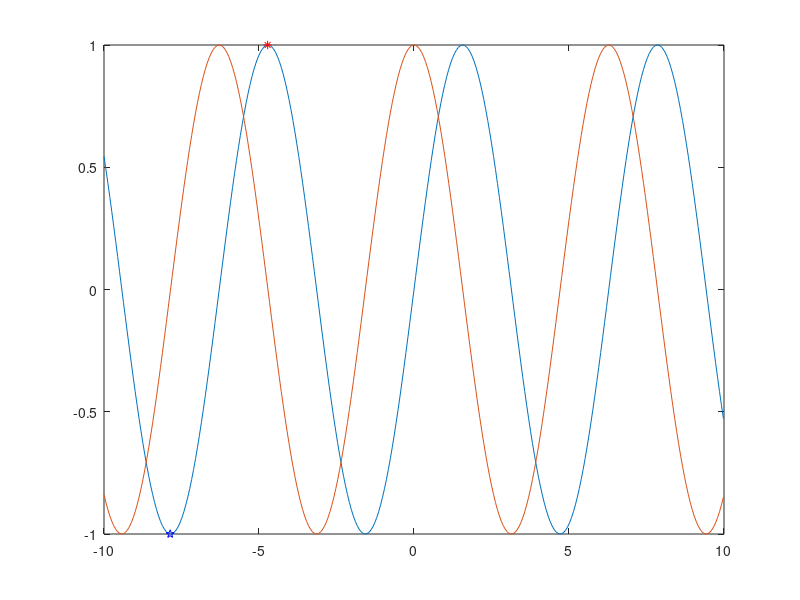
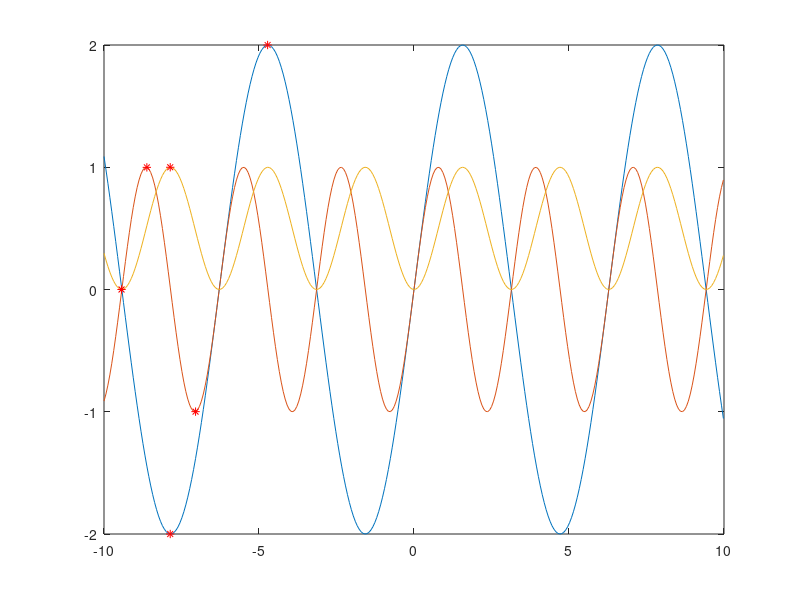
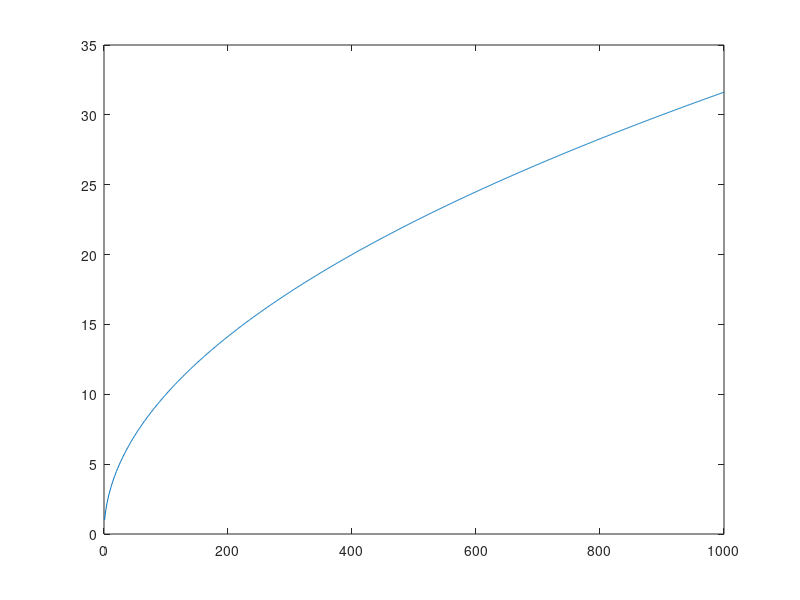
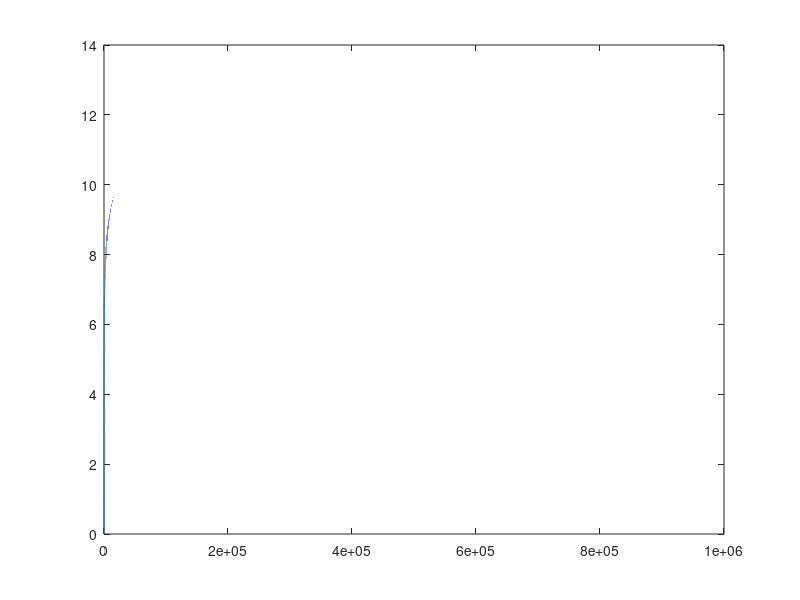

These figures' MATLAB source, in order:
clear all;
clc;

V1 = -10:pi/50:10;
V2 = -10:pi/50:10;

sinV1 = sin(V1);
cosV2 = cos(V2);

% ekstrema
[sinMax, sinMaxIdx] = max(sinV1);
[sinMin, sinMinIdx] = min(sinV1);
[cosMax, cosMaxIdx] = max(cosV2);
[cosMin, cosMinIdx] = min(cosV2);

% Rysowanie wykresów
figure(1)
plot(V1, sinV1, V2, cosV2); 
hold on;
plot(V1(sinMaxIdx), sinMax, 'r*');
plot(V1(sinMinIdx), sinMin, 'bp');

% Figure 2
doubleSinx = 2 * sin(V1);
sin2x = sin(2 * V1);
sinsin = sinV1 .* sinV1;

%wartosci
[ dsxMax, dsxMaxIdx ] = max(doubleSinx);
[ sin2xMax, sin2xMaxIdx ] = max(sin2x);
[ sinsinMax, sinsinMaxIdx ] = max(sinsin);

[ dsxMin, dsxMinIdx ] = min(doubleSinx);
[ sin2xMin, sin2xMinIdx ] = min(sin2x);
[ sinsinMin, sinsinMinIdx ] = min(sinsin);

figure(2);
plot(V1, doubleSinx, V1, sin2x, V1, sinsin);
hold on;
plot(V1(dsxMaxIdx), dsxMax, 'r*');
plot(V1(dsxMinIdx), dsxMin, 'r*');

plot(V1(sin2xMaxIdx), sin2xMax, 'r*');
plot(V1(sin2xMinIdx), sin2xMin, 'r*');

plot(V1(sinsinMaxIdx), sinsinMax, 'r*');
plot(V1(sinsinMinIdx), sinsinMin, 'r*');

% Figure 3
V3 = 1:1:1000;
V4 = 1:1:1000000;
V5 = 1:.1:10;

sqrtV3 = sqrt(V3);
logV4 = log(V4);

figure(3);
plot(V3, sqrtV3);

figure(4);
plot(V4, logV4);

figure(5);
plot(V5, 2.^V5, V5, 2.1.^V5)